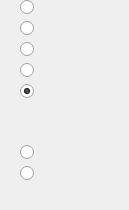
          <widget class="QFrame" name="frame_2">
           <property name="sizePolicy">
            <sizepolicy hsizetype="Minimum" vsizetype="Preferred">
             <horstretch>0</horstretch>
             <verstretch>0</verstretch>
            </sizepolicy>
           </property>
           <property name="frameShape">
            <enum>QFrame::NoFrame</enum>
           </property>
           <property name="frameShadow">
            <enum>QFrame::Raised</enum>
           </property>
           <widget class="QWidget" name="layoutWidget">
            <property name="geometry">
             <rect>
              <x>20</x>
              <y>0</y>
              <width>100</width>
              <height>201</height>
             </rect>
            </property>
            <layout class="QGridLayout" name="gridLayout_9">
             <property name="sizeConstraint">
              <enum>QLayout::SetFixedSize</enum>
             </property>
             <item row="4" column="0">
              <widget class="QRadioButton" name="radioButton_OWA_G_OR">
               <property name="sizePolicy">
                <sizepolicy hsizetype="Fixed" vsizetype="Fixed">
                 <horstretch>0</horstretch>
                 <verstretch>0</verstretch>
                </sizepolicy>
               </property>
               <property name="text">
                <string/>
               </property>
               <property name="checked">
                <bool>true</bool>
               </property>
              </widget>
             </item>
             <item row="7" column="0">
              <widget class="QRadioButton" name="radioButton_OWA_G_UserChoice2">
               <property name="text">
                <string/>
               </property>
              </widget>
             </item>
             <item row="1" column="0">
              <widget class="QRadioButton" name="radioButton_OWA_G_almostAND">
               <property name="sizePolicy">
                <sizepolicy hsizetype="Fixed" vsizetype="Fixed">
                 <horstretch>0</horstretch>
                 <verstretch>0</verstretch>
                </sizepolicy>
               </property>
               <property name="text">
                <string/>
               </property>
              </widget>
             </item>
             <item row="0" column="0">
              <widget class="QRadioButton" name="radioButton_OWA_G_AND">
               <property name="sizePolicy">
                <sizepolicy hsizetype="Fixed" vsizetype="Fixed">
                 <horstretch>0</horstretch>
                 <verstretch>0</verstretch>
                </sizepolicy>
               </property>
               <property name="text">
                <string/>
               </property>
              </widget>
             </item>
             <item row="2" column="0">
              <widget class="QRadioButton" name="radioButton_OWA_G_AVERAGE">
               <property name="sizePolicy">
                <sizepolicy hsizetype="Fixed" vsizetype="Fixed">
                 <horstretch>0</horstretch>
                 <verstretch>0</verstretch>
                </sizepolicy>
               </property>
               <property name="text">
                <string/>
               </property>
              </widget>
             </item>
             <item row="6" column="0">
              <widget class="QRadioButton" name="radioButton_OWA_G_UserChoice1">
               <property name="text">
                <string/>
               </property>
              </widget>
             </item>
             <item row="3" column="0">
              <widget class="QRadioButton" name="radioButton_OWA_G_almostOR">
               <property name="sizePolicy">
                <sizepolicy hsizetype="Fixed" vsizetype="Fixed">
                 <horstretch>0</horstretch>
                 <verstretch>0</verstretch>
                </sizepolicy>
               </property>
               <property name="text">
                <string/>
               </property>
              </widget>
             </item>
             <item row="5" column="0">
              <spacer name="verticalSpacer_6">
               <property name="orientation">
                <enum>Qt::Vertical</enum>
               </property>
               <property name="sizeHint" stdset="0">
                <size>
                 <width>20</width>
                 <height>40</height>
                </size>
               </property>
              </spacer>
             </item>
            </layout>
           </widget>
          </widget>
